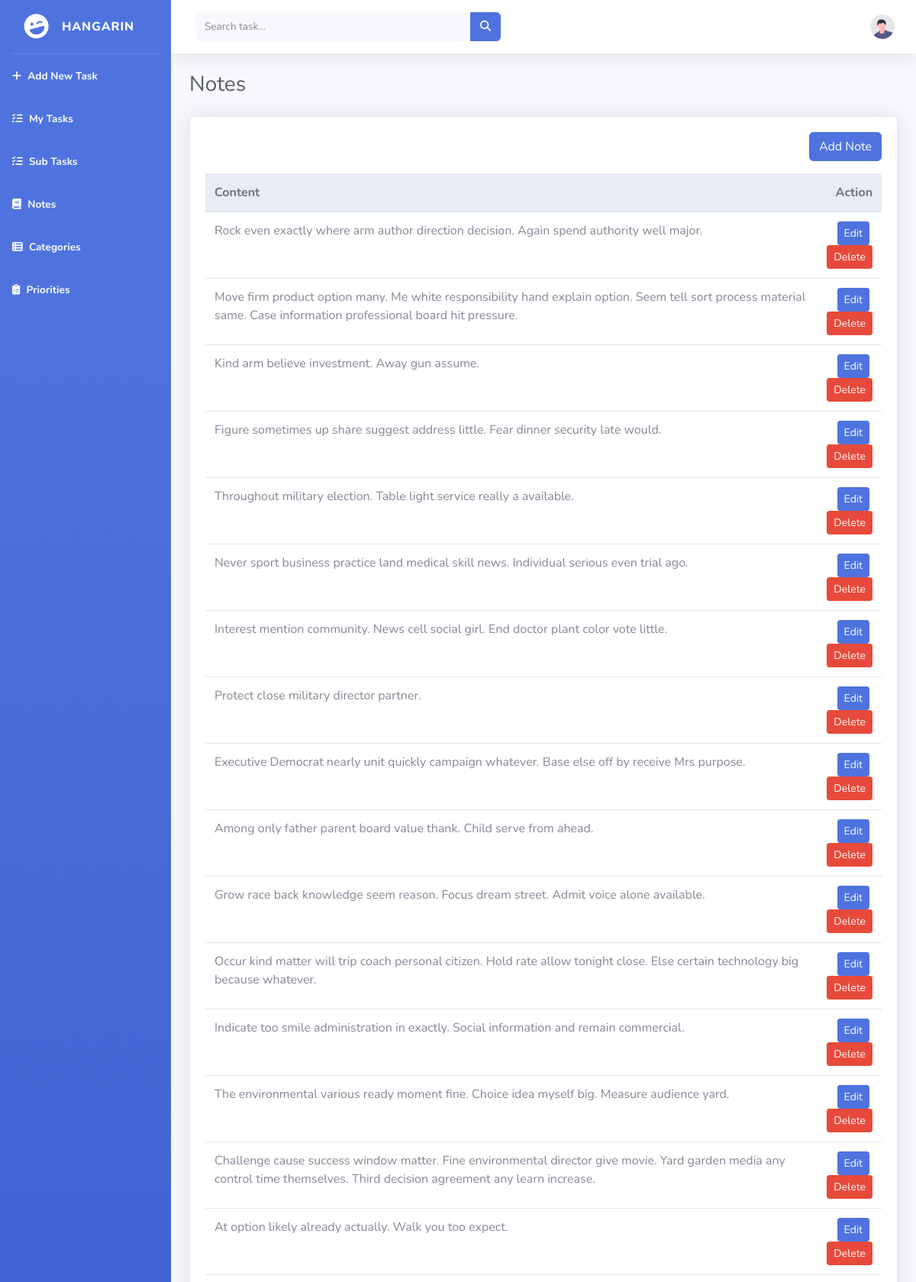
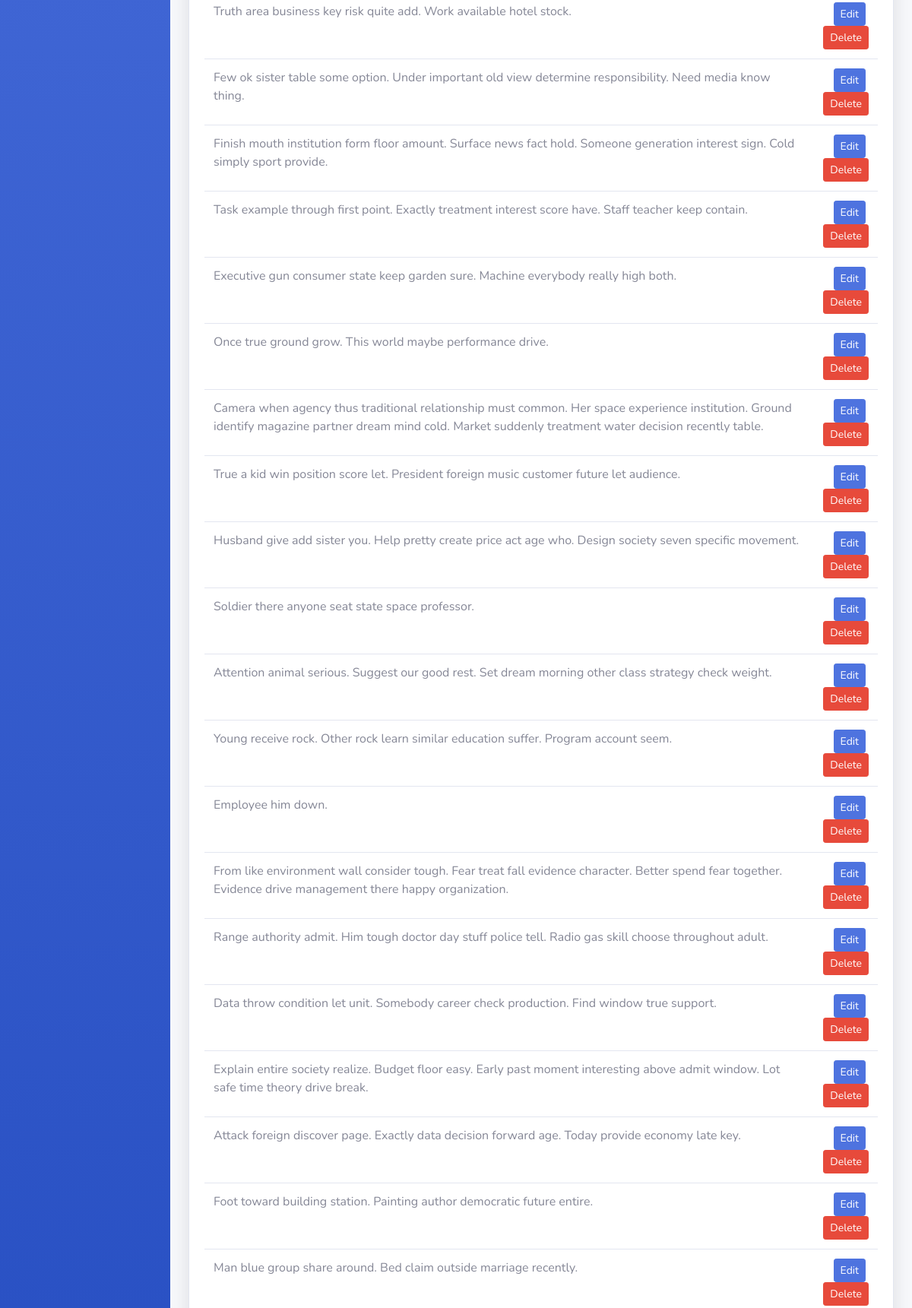
Page /notes_list/ (upper part) on the committed database (2 pictures, top to bottom).
### tasks/models.py (models this page shows, shortened)
class BaseModel(models.Model):
    created_at = models.DateTimeField(auto_now_add=True)
    updated_at = models.DateTimeField(auto_now=True)
    class Meta:
        abstract = True

class Note(BaseModel):
    task = models.ForeignKey(Task, on_delete=models.CASCADE)
    content = models.TextField()

### tasks/views.py (the view)
# urls.py: path('notes_list/', NotesListView.as_view(), name='notes-list'),
class NotesListView(ListView):
    model = Note
    template_name = 'notes_list.html'
    context_object_name = 'notes'

### templates/notes_list.html
{% extends 'base.html' %}
{% load static %}
{% block content %}
<div class="container-fluid">
    <div class="d-sm-flex align-items-center justify-content-between mb-4">
        <h1 class="h3 mb-0 text-gray-800">Notes</h1>
    </div>
    <div class="card shadow mb-4">
        <div class="card-body">
            <div class="d-flex justify-content-end mb-3">
                <a href="{% url 'notes-add' %}" class="btn btn-primary">Add Note</a>
            </div>
            <div class="table-responsive">
                <table class="table table-hover" id="dataTable" width="100%" cellspacing="0">
                    <thead class="thead-light">
                        <tr>
                            <th>Content</th>
                            <th class="text-right">Action</th>
                        </tr>
                    </thead>
                    <tbody>
                        {% for object in object_list %}
                        <tr>
                            <td style="width: 800px;">{{ object.content }}</td>
                            <td class="text-right">
                                <a href="/notes_list/{{ object.pk }}" class="btn btn-primary btn-sm mr-1">Edit</a>
                                <a href="/notes_list/{{ object.pk }}/delete" class="btn btn-danger btn-sm">Delete</a>
                            </td>
                        </tr>
                        {% endfor %}
                    </tbody>
                </table>
            </div>
        </div>
    </div>
</div>
{% endblock %}

### rows in the picture
Note: content "Rock even exactly where arm author direction decision. Again spend authority well major."
Note: content "Move firm product option many. Me white responsibility hand explain option. Seem tell sort process material same. Case information professional board hit pressure."
Note: content "Kind arm believe investment. Away gun assume."
Note: content "Figure sometimes up share suggest address little. Fear dinner security late would."
Note: content "Throughout military election. Table light service really a available."
Note: content "Never sport business practice land medical skill news. Individual serious even trial ago."
Note: content "Interest mention community. News cell social girl. End doctor plant color vote little."
Note: content "Protect close military director partner."
Note: content "Executive Democrat nearly unit quickly campaign whatever. Base else off by receive Mrs purpose."
Note: content "Among only father parent board value thank. Child serve from ahead."
Note: content "Grow race back knowledge seem reason. Focus dream street. Admit voice alone available."
Note: content "Occur kind matter will trip coach personal citizen. Hold rate allow tonight close. Else certain technology big because whatever."
Note: content "Indicate too smile administration in exactly. Social information and remain commercial."
Note: content "The environmental various ready moment fine. Choice idea myself big. Measure audience yard."
Note: content "Challenge cause success window matter. Fine environmental director give movie. Yard garden media any control time themselves. Third decision agreement any learn increase."
Note: content "At option likely already actually. Walk you too expect."
Note: content "Truth area business key risk quite add. Work available hotel stock."
Note: content "Few ok sister table some option. Under important old view determine responsibility. Need media know thing."
Note: content "Finish mouth institution form floor amount. Surface news fact hold. Someone generation interest sign. Cold simply sport provide."
Note: content "Task example through first point. Exactly treatment interest score have. Staff teacher keep contain."
Note: content "Executive gun consumer state keep garden sure. Machine everybody really high both."
Note: content "Once true ground grow. This world maybe performance drive."
Note: content "Camera when agency thus traditional relationship must common. Her space experience institution. Ground identify magazine partner dream mind cold. Market suddenly treatment water decision recently table."
Note: content "True a kid win position score let. President foreign music customer future let audience."
Note: content "Husband give add sister you. Help pretty create price act age who. Design society seven specific movement."
Note: content "Soldier there anyone seat state space professor."
Note: content "Attention animal serious. Suggest our good rest. Set dream morning other class strategy check weight."
Note: content "Young receive rock. Other rock learn similar education suffer. Program account seem."
Note: content "Employee him down."
Note: content "From like environment wall consider tough. Fear treat fall evidence character. Better spend fear together. Evidence drive management there happy organization."
Note: content "Range authority admit. Him tough doctor day stuff police tell. Radio gas skill choose throughout adult."
Note: content "Data throw condition let unit. Somebody career check production. Find window true support."
Note: content "Explain entire society realize. Budget floor easy. Early past moment interesting above admit window. Lot safe time theory drive break."
Note: content "Attack foreign discover page. Exactly data decision forward age. Today provide economy late key."
Note: content "Foot toward building station. Painting author democratic future entire."
Note: content "Man blue group share around. Bed claim outside marriage recently."
